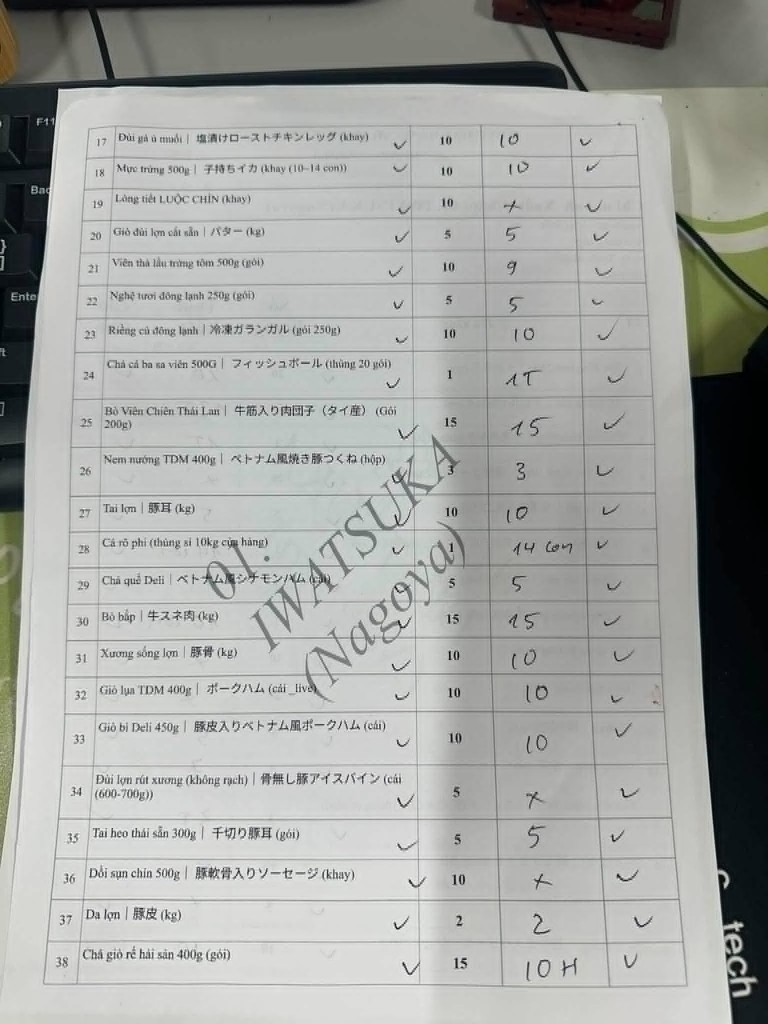
#> input picture _run_iwatsuka/img01.png, 768 x 1024 px
$ python -i image_prep.py   (imports and definitions only)
#> lines starting #> are read from the running program, lines starting #| are printed output that depends on the picture; after the words box and inside, x2 and y2 are one past the last pixel; in counts of white or black regions, pixels touching at a corner belong together
# -*- coding: utf-8 -*-
"""Chuẩn bị ảnh cho model vision local.

gemma3:4b nhìn ảnh ở độ phân giải thấp (~896px), nên ảnh chụp cả trang A4
thì chữ viết tay rất nhỏ. Cách hiệu quả nhất (đã đo trên phiếu thật):
1. Tìm khung bảng trên ảnh, làm phẳng (perspective transform) về hình chữ nhật.
2. Che trắng cột "Số lượng" in sẵn — model 4b hay đọc nhầm cột này thay vì
   cột "Thực Xuất" viết tay.
3. Không tìm được bảng thì làm phẳng cả tờ giấy; vẫn không được thì cắt dải.
"""
from __future__ import annotations

import io
import math
from dataclasses import dataclass
from pathlib import Path

from PIL import Image, ImageOps

# Mỗi dải cao tối đa ~900px gốc: đủ để chữ số còn rõ sau khi model resize.
BAND_HEIGHT = 900
MAX_BANDS = 4
MIN_WIDTH = 1400
MAX_WIDTH = 2000
JPEG_QUALITY = 92
OVERLAP_RATIO = 0.10  # chồng lấn mỗi bên, tính theo chiều cao 1 dải

# Làm phẳng cả tờ giấy: A4 dọc.
PAGE_WIDTH = 1240
PAGE_HEIGHT = 1754
# Vị trí cột "Số lượng" in trên tờ giấy đã làm phẳng (đo trên mẫu phiếu thật).
PAGE_MASK_X = (0.655, 0.775)
PAGE_MASK_Y0 = 0.10

# Làm phẳng riêng khung bảng.
TABLE_WIDTH = 1400


@dataclass
class ImageBand:
  data: bytes
  index: int
  total: int
  width: int
  height: int
  mode: str = "band"  # "band" | "page" | "table"

  # [18 lines left out: functions label, plan_band_count, not called in this run]


def _load(path: str | Path) -> Image.Image:
  with Image.open(path) as raw:
    img = ImageOps.exif_transpose(raw).convert("RGB")
  return img


# [48 lines left out: functions _resize_for_model, _encode, split_image, not called in this run]


def _order_points(pts):
  """4 điểm → thứ tự trên-trái, trên-phải, dưới-phải, dưới-trái."""
  import numpy as np

  pts = np.array(pts, dtype=np.float32).reshape(4, 2)
  s = pts.sum(axis=1)
  d = np.diff(pts, axis=1).ravel()
  return np.array(
    [pts[np.argmin(s)], pts[np.argmin(d)], pts[np.argmax(s)], pts[np.argmax(d)]],
    dtype=np.float32,
  )


def _find_quad(img, min_ratio: float, max_ratio: float, min_aspect=0.5, max_aspect=6.0):
  """Tìm contour 4 cạnh có diện tích trong khoảng [min_ratio, max_ratio]."""
  import cv2
  import numpy as np

  h, w = img.shape[:2]
  gray = cv2.cvtColor(img, cv2.COLOR_BGR2GRAY)
  blur = cv2.GaussianBlur(gray, (5, 5), 0)
  edges = cv2.Canny(blur, 30, 90)
  edges = cv2.dilate(edges, np.ones((3, 3), np.uint8), iterations=2)
  contours, _ = cv2.findContours(edges, cv2.RETR_LIST, cv2.CHAIN_APPROX_SIMPLE)

  best = None
  best_area = 0.0
  for c in contours:
    area = cv2.contourArea(c)
    ratio = area / float(h * w)
    if ratio < min_ratio or ratio > max_ratio:
      continue
    peri = cv2.arcLength(c, True)
    approx = cv2.approxPolyDP(c, 0.02 * peri, True)
    if len(approx) != 4:
      continue
    _, _, bw, bh = cv2.boundingRect(approx)
    if not bw or not bh:
      continue
    aspect = bw / float(bh)
    if aspect < min_aspect or aspect > max_aspect:
      continue
    if area > best_area:
      best, best_area = approx, area
  return best


def _warp(img, quad, width: int, height: int):
  import cv2
  import numpy as np

  pts = _order_points(quad.reshape(4, 2))
  dst = np.array(
    [[0, 0], [width - 1, 0], [width - 1, height - 1], [0, height - 1]],
    dtype=np.float32,
  )
  matrix = cv2.getPerspectiveTransform(pts, dst)
  return cv2.warpPerspective(img, matrix, (width, height), flags=cv2.INTER_CUBIC)


# [16 lines left out: function _column_lines, not called in this run]


def _mask_printed_column(img):
  """Che cột "Số lượng" in sẵn trên ảnh bảng đã làm phẳng (đường kẻ thẳng đứng)."""
  return _mask_between_lines(img, _column_lines(img))


def _hough_column_lines(img) -> list[int]:
  """Đường kẻ dọc trên ảnh cả trang (hơi nghiêng) — dùng Hough thay vì chiếu cột."""
  import cv2
  import numpy as np

  h, _ = img.shape[:2]
  gray = cv2.cvtColor(img, cv2.COLOR_BGR2GRAY)
  edges = cv2.Canny(gray, 50, 150)
  lines = cv2.HoughLinesP(
    edges,
    1,
    np.pi / 360,
    threshold=120,
    minLineLength=int(h * 0.18),
    maxLineGap=int(h * 0.02),
  )
  if lines is None:
    return []
  items: list[tuple[float, int, int]] = []
  for item in lines:
    seg = np.asarray(item).reshape(-1)
    x1, y1, x2, y2 = (int(v) for v in seg[:4])
    dy = y2 - y1
    dx = x2 - x1
    if abs(dy) < h * 0.15:
      continue
    if abs(dx) > abs(dy) * 0.18:
      continue
    items.append(((x1 + x2) / 2.0, min(y1, y2), max(y1, y2)))
  items.sort()
  clusters: list[tuple[float, int, int]] = []
  for xm, ylo, yhi in items:
    if clusters and abs(xm - clusters[-1][0]) <= 18:
      cx, lo, hi = clusters[-1]
      clusters[-1] = ((cx + xm) / 2.0, min(lo, ylo), max(hi, yhi))
    else:
      clusters.append((xm, ylo, yhi))
  # Nét chữ (dấu tick, nét bút) chỉ cao vài chục px; đường kẻ bảng chạy gần hết trang.
  clusters = [c for c in clusters if (c[2] - c[1]) >= h * 0.40]
  clusters.sort(key=lambda c: c[0])
  return [int(round(c[0])) for c in clusters]


def _mask_between_lines(img, lines: list[int]):
  """Che cột in ngay TRƯỚC cột viết tay.

  Cột "Số lượng" in là cột hẹp (2–10% bề rộng trang) nằm ở nửa phải, ngay
  trước cột "Thực xuất". Chọn khoảng hẹp nhất/trái nhất trong nửa phải để
  không phụ thuộc số cột của từng mẫu phiếu (có mẫu thêm cột ĐVT).
  """
  import cv2

  width = img.shape[1]
  pairs = [
    (left, right)
    for left, right in zip(lines, lines[1:])
    if left >= 0.55 * width and 0.02 * width <= right - left <= 0.10 * width
  ]
  if not pairs:
    return img, False
  left, right = pairs[0]
  out = img.copy()
  cv2.rectangle(out, (left, 0), (right, img.shape[0]), (255, 255, 255), -1)
  return out, True


def _band_from_bgr(img, mode: str) -> ImageBand:
  import cv2

  ok, buf = cv2.imencode(".jpg", img, [cv2.IMWRITE_JPEG_QUALITY, JPEG_QUALITY])
  if not ok:
    raise ValueError("Không nén được ảnh sau khi làm phẳng")
  height, width = img.shape[:2]
  return ImageBand(data=buf.tobytes(), index=1, total=1, width=width, height=height, mode=mode)


def warp_available() -> bool:
  """OpenCV + numpy có sẵn? (bản .exe tự build cần cv2 để làm phẳng/che cột)"""
  try:
    import cv2  # noqa: F401
    import numpy  # noqa: F401
  except ImportError:
    return False
  return True


def prepare_page(path: str | Path, bands: int = 0, allow_table: bool = True) -> list[ImageBand]:
  """Ảnh 1 trang → 1 ảnh đã làm phẳng + che cột số lượng in.

  Thứ tự thử: khung bảng (chính xác nhất) → cả tờ giấy (che theo tỉ lệ) →
  cắt dải như cũ (khi không thấy cả bảng lẫn tờ giấy).

  allow_table=False: không cắt riêng khung bảng (giữ header/PDN cho ảnh nhiều phiếu).
  """
#> called with path = '../_run_iwatsuka/img01.png', bands = 0, allow_table = True
  if not warp_available():
    return split_image(path, bands)
  import cv2
  import numpy as np

  img = _load(path)
#> in _load, raw is the input picture: PIL image 768x1024 RGB; mean R, G, B 164, 165.6, 162.5
  bgr = np.array(img)[:, :, ::-1].copy()
  h, w = bgr.shape[:2]

  # 1) Khung bảng: diện tích 5–45% ảnh, dạng chữ nhật rộng.
  if allow_table:
    quad = _find_quad(bgr, 0.05, 0.45, 0.5, 6.0)
#> in _find_quad, `edges = cv2.Canny(blur, 30, 90)`:
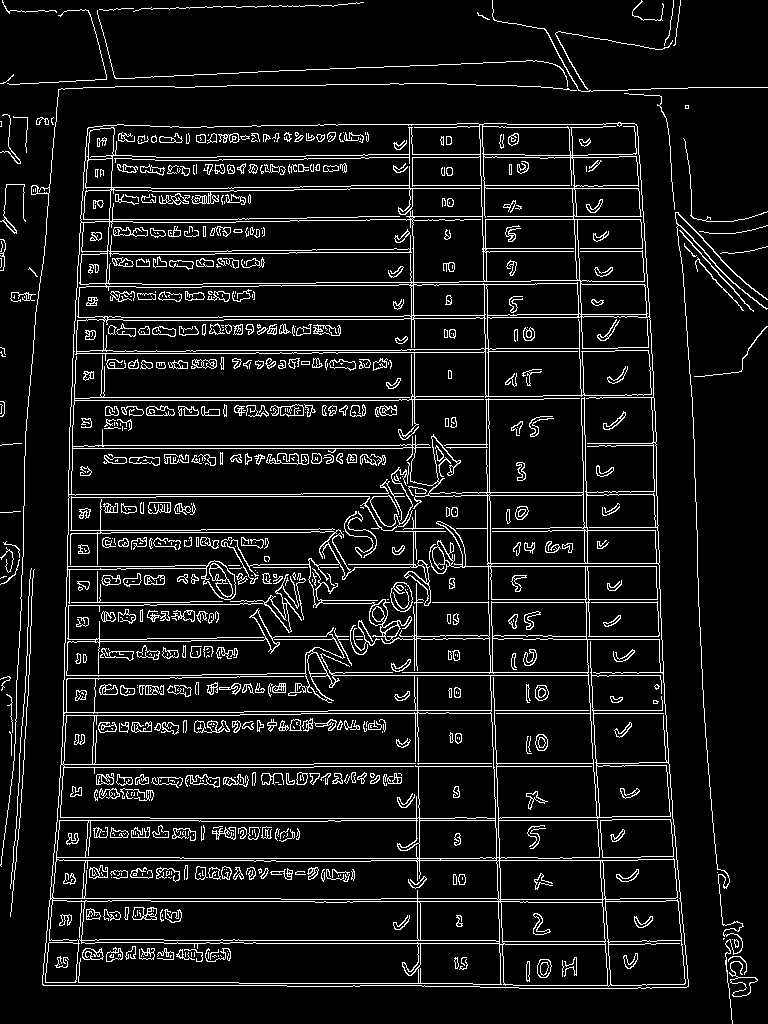
#> edges: shape (1024, 768); 8.7% white in thin lines or dots
#> in _find_quad, `edges = cv2.dilate(edges, np.ones((3, 3), np.uint8), iterations=2)`:
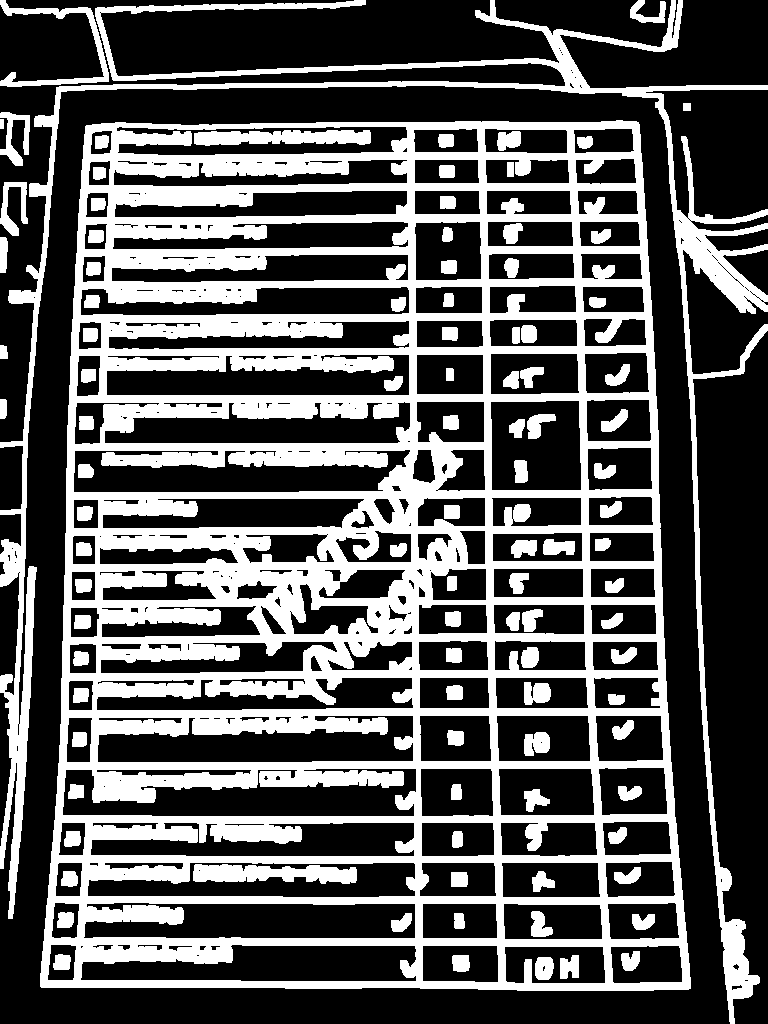
#> edges: shape (1024, 768); 34.8% white; 101 white regions
#> in _find_quad, `contours, _ = cv2.findContours(edges, cv2.RETR_LIST, cv2.CHAIN_APPROX_..`: contours = 475 contours, 177 with area under 20; largest, box (x1, y1, x2, y2) and area: (40, 120, 691, 991) 517850, (0, 0, 768, 1024) 27599, (62, 768, 417, 817) 10578, (83, 902, 416, 939) 10056, (97, 715, 414, 763) 9843
#> the loop in _find_quad, `for c in contours:` made 475 passes
#> (area, ratio) on passes 1, 4, 5: (39, 4.96e-05), (27, 3.43e-05), (352, 0.000448)
#> after the loop in _find_quad, `for c in contours:`: best_area = 0
    if quad is not None:
      _, _, bw, bh = cv2.boundingRect(quad)
      table = _warp(bgr, quad, TABLE_WIDTH, max(200, int(TABLE_WIDTH * bh / bw)))
      masked, did_mask = _mask_printed_column(table)
      if did_mask:
        return [_band_from_bgr(masked, "table")]

  # 2) Cả tờ giấy: che cột số lượng in (dò đường kẻ dọc, không dùng tỉ lệ cố định).
  quad = _find_quad(bgr, 0.18, 0.98, 0.3, 3.5)
#> the loop in _find_quad (call 2), `for c in contours:` made 475 passes
#> (area, ratio, peri, bw, bh, aspect, best, best_area) on pass 458: (517850.5, 0.658, 2981.6, 650, 867, 0.75, [[638, 122], [85, 126], [41, 987], [690, 988]], 517850.5)
#> quad = [[638, 122], [85, 126], [41, 987], [690, 988]]
  if quad is not None:
    page = _warp(bgr, quad, PAGE_WIDTH, PAGE_HEIGHT)
#> in _order_points, `s = pts.sum(axis=1)`: s = [760, 211, 1028, 1678]
#> in _order_points, `d = np.diff(pts, axis=1).ravel()`: d = [-516, 41, 946, 298]
#> in _warp, `pts = _order_points(quad.reshape(4, 2))`: pts = [[85, 126], [638, 122], [690, 988], [41, 987]]
#> in _warp, `matrix = cv2.getPerspectiveTransform(pts, dst)`: matrix = [[2.32, 0.118, -211.7], [0.0177, 2.45, -310.7], [1.2e-05, 0.000207, 1]]
#> in _warp, `return cv2.warpPerspective(img, matrix, (width, height), flags=cv2.INT..`:
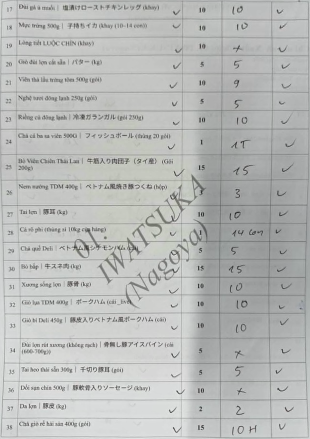
#> returned value: shape (1754, 1240, 3) (shown at 1/4 size); mean of channels 0, 1, 2 184.4, 186.1, 184.5; drawn as R, G, B
    masked, did_mask = _mask_between_lines(page, _hough_column_lines(page))
#> in _hough_column_lines, `edges = cv2.Canny(gray, 50, 150)`:
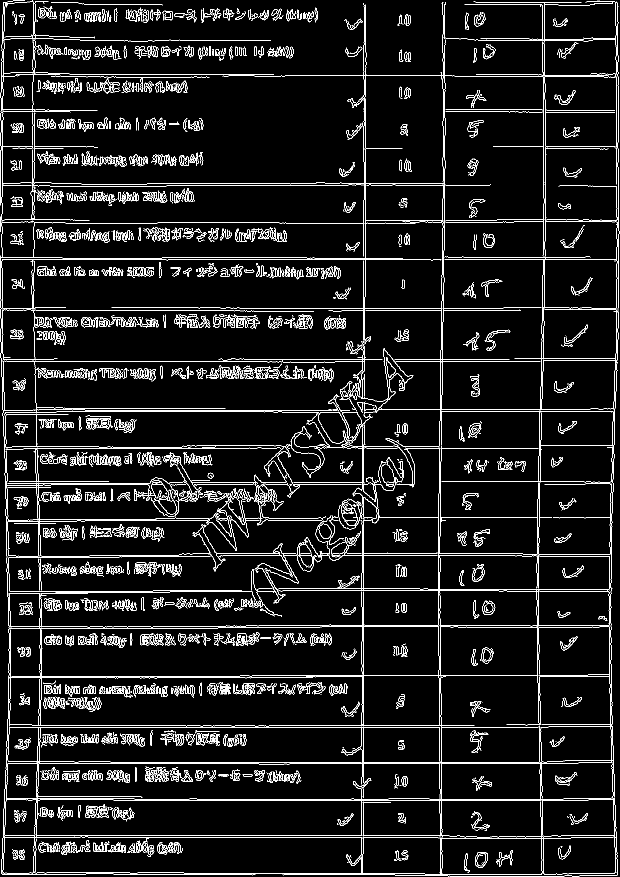
#> edges: shape (1754, 1240) (shown at 1/2 size); 6.8% white in thin lines or dots
#> in _hough_column_lines, `lines = cv2.HoughLinesP( edges, 1, np.pi / 360, threshold=120, minLine..`: lines = 187 rows, first 6: [15, 1454, 1096, 1454], [221, 1524, 1093, 1524], [12, 1527, 517, 1527], [234, 1601, 1106, 1601], [226, 1671, 919, 1671], [878, 518, 1236, 518]
#> the loop in _hough_column_lines, `for item in lines:` made 187 passes
#> (x1, y1, x2, y2, dy, dx) on passes 1 to 3: (15, 1454, 1096, 1454, 0, 1081), (221, 1524, 1093, 1524, 0, 872), (12, 1527, 517, 1527, 0, 505)
#> after the loop in _hough_column_lines, `for item in lines:`: items = [(883, 1415, 1751), (79, 887, 1257), (73, 1346, 1749), (78.5, 1013, 1399), (723, 1408, 1745), (1233, 156, 655), (9.5, 1400, 1746), (1228.5, 1369, 1748), (13, 1409, 1745), (1082.5, 1353, 1752), (42, 0, 412)]
#> the loop in _hough_column_lines, `for xm, ylo, yhi in items:` made 11 passes
#> (xm, ylo, yhi, cx, lo, hi) on passes 2, 5, 6, 11: (13, 1409, 1745, 9.5, 1400, 1746), (78.5, 1013, 1399, 73, 1346, 1749), (79, 887, 1257, 75.75, 1013, 1749), (1233, 156, 655, 1228.5, 1369, 1748)
#> after the loop in _hough_column_lines, `for xm, ylo, yhi in items:`: clusters = [(11.25, 1400, 1746), (42, 0, 412), (77.38, 887, 1749), (723, 1408, 1745), (883, 1415, 1751), (1082.5, 1353, 1752), (1230.8, 156, 1748)]
#> in _hough_column_lines, `clusters = [c for c in clusters if (c[2] - c[1]) >= h * 0.40]`: clusters = [(77.38, 887, 1749), (1230.8, 156, 1748)]
#> in _mask_between_lines, `width = img.shape[1]`: width = 1240
#> in _mask_between_lines, `pairs = [ (left, right) for left, right in zip(lines, lines[1:]) if le..`: pairs = []
#> did_mask = False
    if not did_mask:
      # Không dò được đường kẻ → che theo tỉ lệ đã đo trên mẫu phiếu.
      left = int(PAGE_WIDTH * PAGE_MASK_X[0])
      right = int(PAGE_WIDTH * PAGE_MASK_X[1])
      top = int(PAGE_HEIGHT * PAGE_MASK_Y0)
      masked = page.copy()
      cv2.rectangle(masked, (left, top), (right, PAGE_HEIGHT), (255, 255, 255), -1)
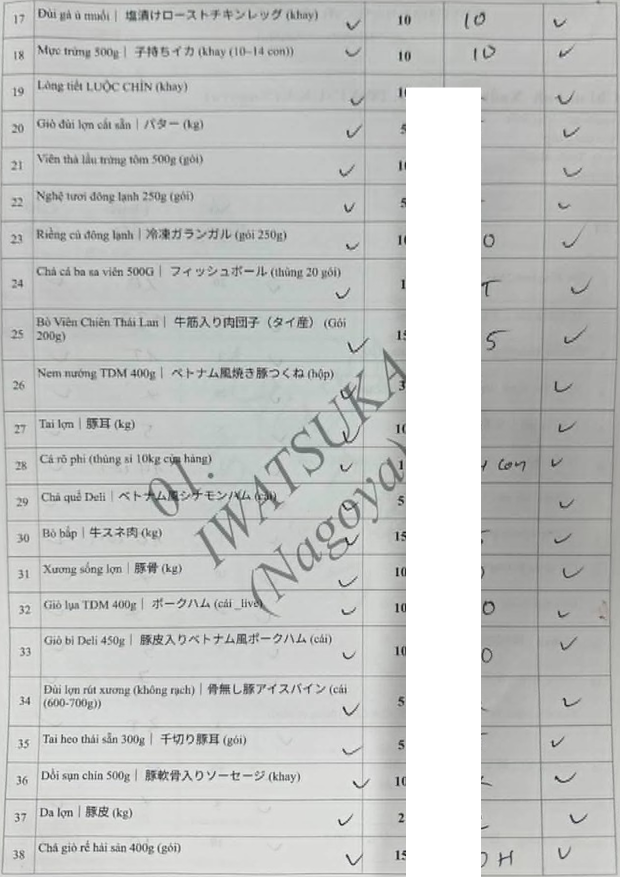
#> masked: shape (1754, 1240, 3) (shown at 1/2 size); 10.89% of pixels changed, all inside (x1, y1, x2, y2) = (812, 175, 962, 1754)
    return [_band_from_bgr(masked, "page")]

  # 3) Không thấy giấy/bảng → cắt dải như cũ.
  return split_image(path, bands)

>>> result = prepare_page('../_run_iwatsuka/img01.png')
